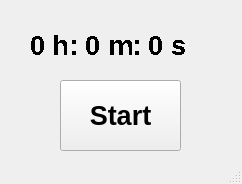
<?xml version="1.0" encoding="UTF-8"?>
<ui version="4.0">
 <class>MainWindow</class>
 <widget class="QMainWindow" name="MainWindow">
  <property name="geometry">
   <rect>
    <x>0</x>
    <y>0</y>
    <width>242</width>
    <height>184</height>
   </rect>
  </property>
  <property name="windowTitle">
   <string>Study Timer</string>
  </property>
  <widget class="QWidget" name="centralwidget">
   <widget class="QPushButton" name="pushButton">
    <property name="geometry">
     <rect>
      <x>60</x>
      <y>80</y>
      <width>121</width>
      <height>71</height>
     </rect>
    </property>
    <property name="font">
     <font>
      <pointsize>20</pointsize>
      <weight>75</weight>
      <bold>true</bold>
     </font>
    </property>
    <property name="text">
     <string>Start</string>
    </property>
   </widget>
   <widget class="QLabel" name="labelTimer">
    <property name="geometry">
     <rect>
      <x>30</x>
      <y>0</y>
      <width>191</width>
      <height>91</height>
     </rect>
    </property>
    <property name="sizePolicy">
     <sizepolicy hsizetype="Preferred" vsizetype="Preferred">
      <horstretch>0</horstretch>
      <verstretch>0</verstretch>
     </sizepolicy>
    </property>
    <property name="font">
     <font>
      <pointsize>20</pointsize>
      <weight>75</weight>
      <bold>true</bold>
      <stylestrategy>NoAntialias</stylestrategy>
     </font>
    </property>
    <property name="layoutDirection">
     <enum>Qt::LeftToRight</enum>
    </property>
    <property name="text">
     <string>0 h: 0 m: 0 s</string>
    </property>
   </widget>
  </widget>
  <widget class="QMenuBar" name="menubar">
   <property name="geometry">
    <rect>
     <x>0</x>
     <y>0</y>
     <width>242</width>
     <height>21</height>
    </rect>
   </property>
  </widget>
  <widget class="QStatusBar" name="statusbar"/>
 </widget>
 <resources/>
 <connections/>
</ui>
